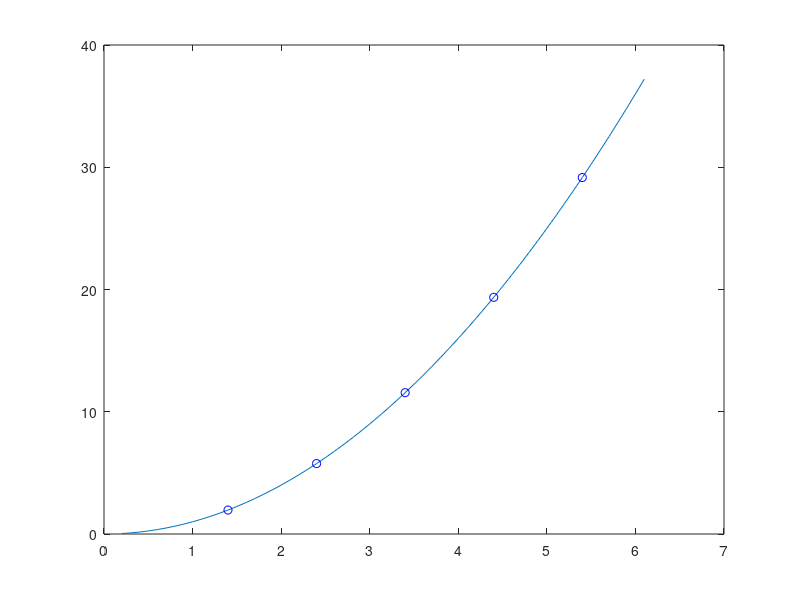

This chart was generated by the following MATLAB code: (Note: this script raises an error after producing the figure.)
## Copyright (C) 1998, 1999, 2000 Joao Cardoso.
## 
## This program is free software; you can redistribute it and/or modify it
## under the terms of the GNU General Public License as published by the
## Free Software Foundation; either version 2 of the License, or (at your
## option) any later version.
## 
## This program is distributed in the hope that it will be useful, but
## WITHOUT ANY WARRANTY; without even the implied warranty of
## MERCHANTABILITY or FITNESS FOR A PARTICULAR PURPOSE.  See the GNU
## General Public License for more details.
##
## This file is part of plplot_octave.


function p3

  xscale = 6.;
  yscale = 1.;
  xoff = 0.;
  yoff = 0.;

  m=60;
  
  for i=1:m
    x(i) = xoff + xscale * (i + 1) / m;
    y(i) = yoff + yscale * (x(i).^2.);
  endfor

  n=5;
  
  for i=1:n
    xs(i) = x(i * 10 + 3); xe(i) = i/5;
    ys(i) = y(i * 10 + 3); yel(i) = ys(i) - i; yer(i) = ys(i) + 2*i;
  endfor

  ## Plot the data points */
  title("#frPLplot Example 3 - y=x#u2 #d(with error bars)");
  
  plot(x, y);
  hold
  plot(xs,ys,'ob');
  plot([xs xe], [ys yel yer], '~g');
  hold

endfunction
